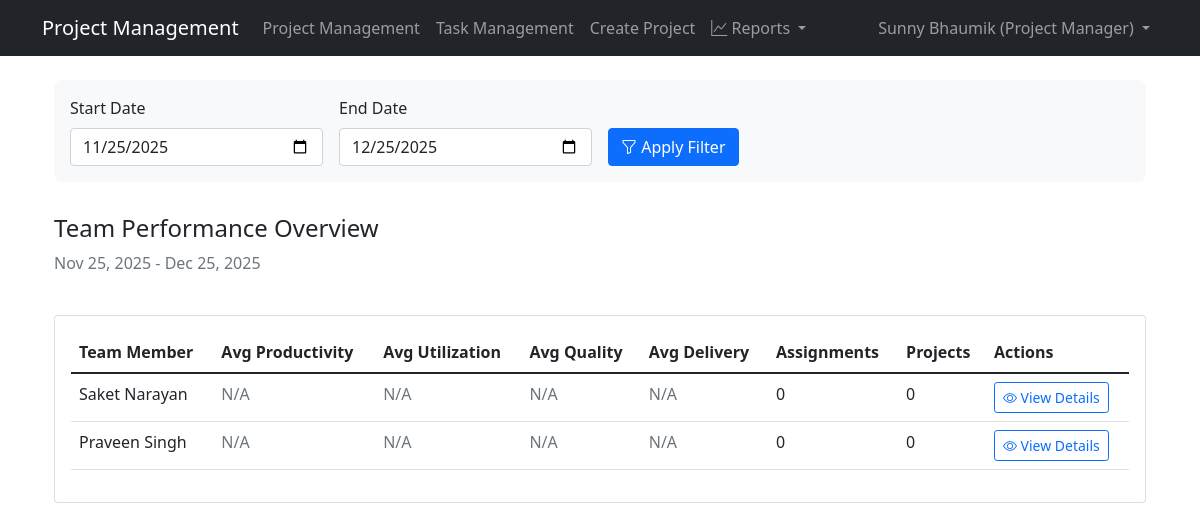
The app's page /projects/reports/team-overview/ (signed in) with its own data.
### accounts/models.py (models this page shows, shortened)
class User(AbstractUser):
    id = models.UUIDField(primary_key=True, default=uuid.uuid4, editable=False)
    ROLES = (
        ('DPM', 'Project Manager'),
        ('TEAM_MEMBER', 'Team Member'),
    )
    role = models.CharField(max_length=20, choices=ROLES)
    created_at = models.DateTimeField(auto_now_add=True)
    updated_at = models.DateTimeField(auto_now=True)
    groups = models.ManyToManyField(
        'auth.Group',
        related_name='custom_user_set',
        blank=True,
        verbose_name='groups',
        help_text='The groups this user belongs to.',
    )
    user_permissions = models.ManyToManyField(
        'auth.Permission',
        related_name='custom_user_set',
        blank=True,
        verbose_name='user permissions',
        help_text='Specific permissions for this user.',
    )

### projects/report_views.py (the view)
# urls.py: path('reports/team-overview/', report_views.team_overview_report, name='team_overview_report'),
@login_required
def team_overview_report(request):
    if request.user.role != 'DPM':
        return redirect('projects:team_member_report')
    end_date = request.GET.get('end_date', date.today())
    if isinstance(end_date, str):
        end_date = date.fromisoformat(end_date)
    start_date = request.GET.get('start_date', end_date - timedelta(days=30))
    if isinstance(start_date, str):
        start_date = date.fromisoformat(start_date)
    team_members = User.objects.filter(role='TEAM_MEMBER')
    overview_data = []
    for member in team_members:
        metrics = TeamMemberMetrics.objects.filter(
            team_member=member,
            date__range=[start_date, end_date]
        ).aggregate(
            avg_productivity=Avg('productivity_score'),
            avg_utilization=Avg('utilization_score'),
            avg_quality=Avg('average_quality_rating'),
            avg_delivery=Avg('average_delivery_rating'),
            total_assignments=Sum('assignments_completed'),
            total_projects=Sum('projects_delivered')
        )
        overview_data.append({
            'team_member': member,
            'metrics': metrics
        })
    overview_data.sort(
        key=lambda x: x['metrics']['avg_productivity'] or 0,
        reverse=True
    )
    context = {
        'overview_data': overview_data,
        'start_date': start_date,
        'end_date': end_date,
        'title': 'Team Overview Report'
    }
    return render(request, 'projects/reports/team_overview.html', context)

### projects/templates/projects/reports/team_overview.html
{% extends "projects/reports/base_report.html" %}
{% block report_content %}
<div class="row mb-4">
    <div class="col-12">
        <h4>Team Performance Overview</h4>
        <p class="text-muted">{{ start_date|date:"M d, Y" }} - {{ end_date|date:"M d, Y" }}</p>
    </div>
</div>
<div class="card">
    <div class="card-body">
        <div class="table-responsive">
            <table class="table">
                <thead>
                    <tr>
                        <th>Team Member</th>
                        <th>Avg Productivity</th>
                        <th>Avg Utilization</th>
                        <th>Avg Quality</th>
                        <th>Avg Delivery</th>
                        <th>Assignments</th>
                        <th>Projects</th>
                        <th>Actions</th>
                    </tr>
                </thead>
                <tbody>
                    {% for data in overview_data %}
                    <tr>
                        <td>{{ data.team_member.get_full_name }}</td>
                        <td>
                            {% if data.metrics.avg_productivity %}
                                <span class="badge bg-primary">{{ data.metrics.avg_productivity|floatformat:1 }}%</span>
                            {% else %}
                                <span class="text-muted">N/A</span>
                            {% endif %}
                        </td>
                        <td>
                            {% if data.metrics.avg_utilization %}
                                <span class="badge bg-success">{{ data.metrics.avg_utilization|floatformat:1 }}%</span>
                            {% else %}
                                <span class="text-muted">N/A</span>
                            {% endif %}
                        </td>
                        <td>
                            {% if data.metrics.avg_quality %}
                                <span class="badge bg-info">{{ data.metrics.avg_quality|floatformat:1 }}/5</span>
                            {% else %}
                                <span class="text-muted">N/A</span>
                            {% endif %}
                        </td>
                        <td>
                            {% if data.metrics.avg_delivery %}
                                <span class="badge bg-warning">{{ data.metrics.avg_delivery|floatformat:1 }}/5</span>
                            {% else %}
                                <span class="text-muted">N/A</span>
                            {% endif %}
                        </td>
                        <td>{{ data.metrics.total_assignments|default:0 }}</td>
                        <td>{{ data.metrics.total_projects|default:0 }}</td>
                        <td>
                            <a href="{% url 'projects:team_member_report' data.team_member.id %}"
                               class="btn btn-sm btn-outline-primary">
                                <i class="bi bi-eye"></i> View Details
                            </a>
                        </td>
                    </tr>
                    {% endfor %}
                </tbody>
            </table>
        </div>
    </div>
</div>
{% endblock %}

### templates/base.html (shortened to what this page needs)
<!DOCTYPE html>
<html lang="en">
<head>
    <link href="https://cdn.jsdelivr.net/npm/bootstrap@5.1.3/dist/css/bootstrap.min.css" rel="stylesheet">
    <link href="https://cdn.jsdelivr.net/npm/bootstrap-icons@1.10.0/font/bootstrap-icons.css" rel="stylesheet">
</head>
<body>
    <nav class="navbar navbar-expand-lg navbar-dark bg-dark">
        <div class="container">
            <a class="navbar-brand" href="/">Project Management</a>
            <div class="collapse navbar-collapse" id="navbarMain">
                {% if user.is_authenticated %}
                    <ul class="navbar-nav me-auto">
                        {% if user.role == 'DPM' %}
                            <li class="nav-item">
                                <a class="nav-link" href="{% url 'projects:project_list' %}">Project Management</a>
                            </li>
                            <li class="nav-item">
                                <a class="nav-link" href="{% url 'projects:dpm_task_dashboard' %}">Task Management</a>
                            </li>
                            <li class="nav-item">
                                <a class="nav-link" href="{% url 'projects:create_project' %}">Create Project</a>
                            </li>
                            <li class="nav-item dropdown">
                                <a class="nav-link dropdown-toggle" href="#" id="reportsMenu"
                                   data-bs-toggle="dropdown" aria-expanded="false">
                                    <i class="bi bi-graph-up"></i> Reports
                                </a>
                            </li>
                        {% endif %}
                    </ul>
                    <ul class="navbar-nav">
                        <li class="nav-item dropdown">
                            <a class="nav-link dropdown-toggle" href="#" id="userMenu"
                               data-bs-toggle="dropdown" aria-expanded="false">
                                {{ user.get_full_name|default:user.username }}
                                {% if user.role %}
                                    ({{ user.get_role_display }})
                                {% endif %}
                            </a>
                        </li>
                    </ul>
                {% endif %}
            </div>
        </div>
    </nav>
    <div class="container mt-4">
        {% block content %}
        {% endblock %}
    </div>
</body>
</html>

### records on screen
User: get_full_name "Sunny Bhaumik", role "Project Manager"
User: team_member.get_full_name "Saket Narayan", metrics.total_assignments "0", metrics.total_projects "0"
User: team_member.get_full_name "Praveen Singh", metrics.total_assignments "0", metrics.total_projects "0"

### other values on screen
{{ start_date|date:"M d, Y" }} "Nov 25, 2025"
{{ end_date|date:"M d, Y" }} "Dec 25, 2025"
